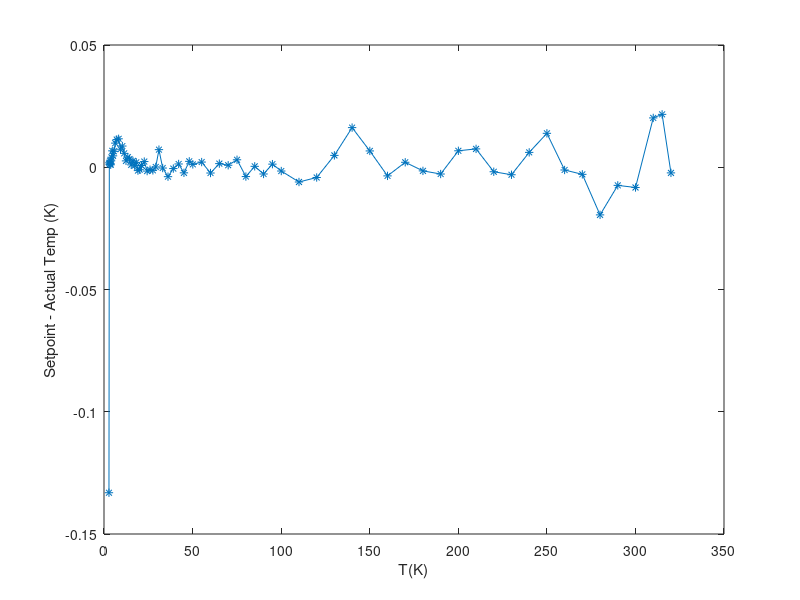
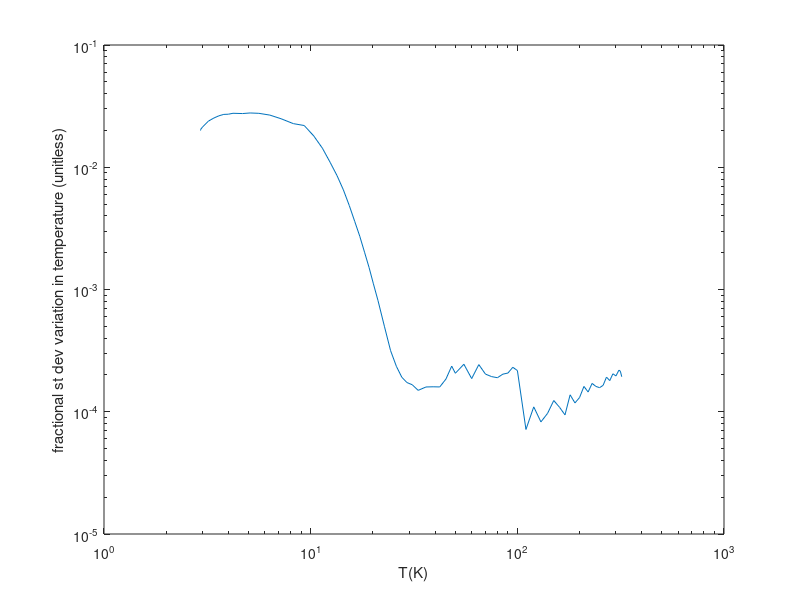
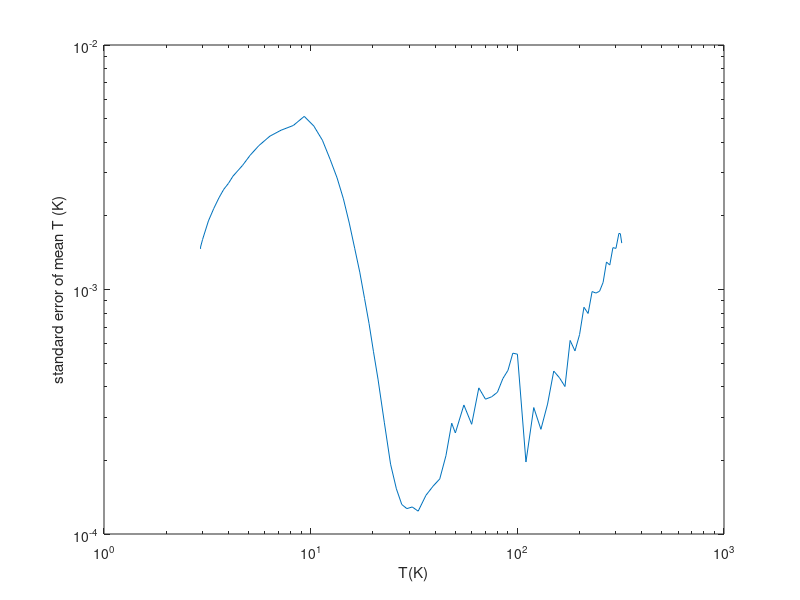
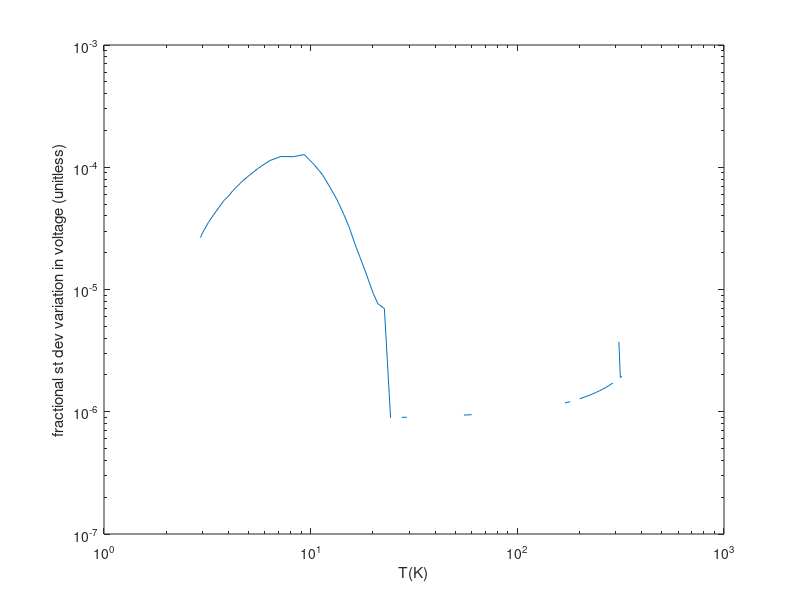

Source code (MATLAB) for these figures, in order: (Note: this script raises an error after producing the figures.)
%load calibration.csv;
calibration=csvread('calibration.csv');
tempSetpoints=calibration(:,1);
avgCalibratedTemps=calibration(:,2);
calibratedTempsStDev=calibration(:,3);
calibratedTempsErrorOfMean=calibration(:,4);
avgVoltage=calibration(:,5);
voltageStDev=calibration(:,6);
voltageErrorOfMean=calibration(:,7);

figure(1);
plot(tempSetpoints(4:end),tempSetpoints(4:end)-avgCalibratedTemps(4:end),'*-')
xlabel('T(K)');
ylabel('Setpoint - Actual Temp (K)');

figure(2);
loglog(avgCalibratedTemps,calibratedTempsStDev./avgCalibratedTemps);
xlabel('T(K)');
ylabel('fractional st dev variation in temperature (unitless)');

figure(3);
loglog(avgCalibratedTemps,calibratedTempsErrorOfMean);
xlabel('T(K)');
ylabel('standard error of mean T (K)');

figure(4);
loglog(avgCalibratedTemps,voltageStDev./avgVoltage);
xlabel('T(K)');
ylabel('fractional st dev variation in voltage (unitless)');


figure(5);
loglog(avgCalibratedTemps,voltageStDev/sqrt(4*400));
xlabel('T(K)');
ylabel('fractional standard error of mean voltage (unitless)');



ls335=deviceDrivers.Lakeshore335();
ls335.connect('12')

for i=1:80
    [val(i), temp(i)] = ls335.get_curve_val(2, i);
end
ls335.disconnect();

figure(6);
plot(temp,val,avgCalibratedTemps,avgVoltage);
xlabel('T(K)');
ylabel('standard and measured voltages');


figure(7);
plot(temp,val-interp1(avgCalibratedTemps,avgVoltage,temp),avgCalibratedTemps,voltageStDev/sqrt(4*400))
xlabel('T(K)');
ylabel('blue = difference between measured and std voltage, red = std error of mean voltage');